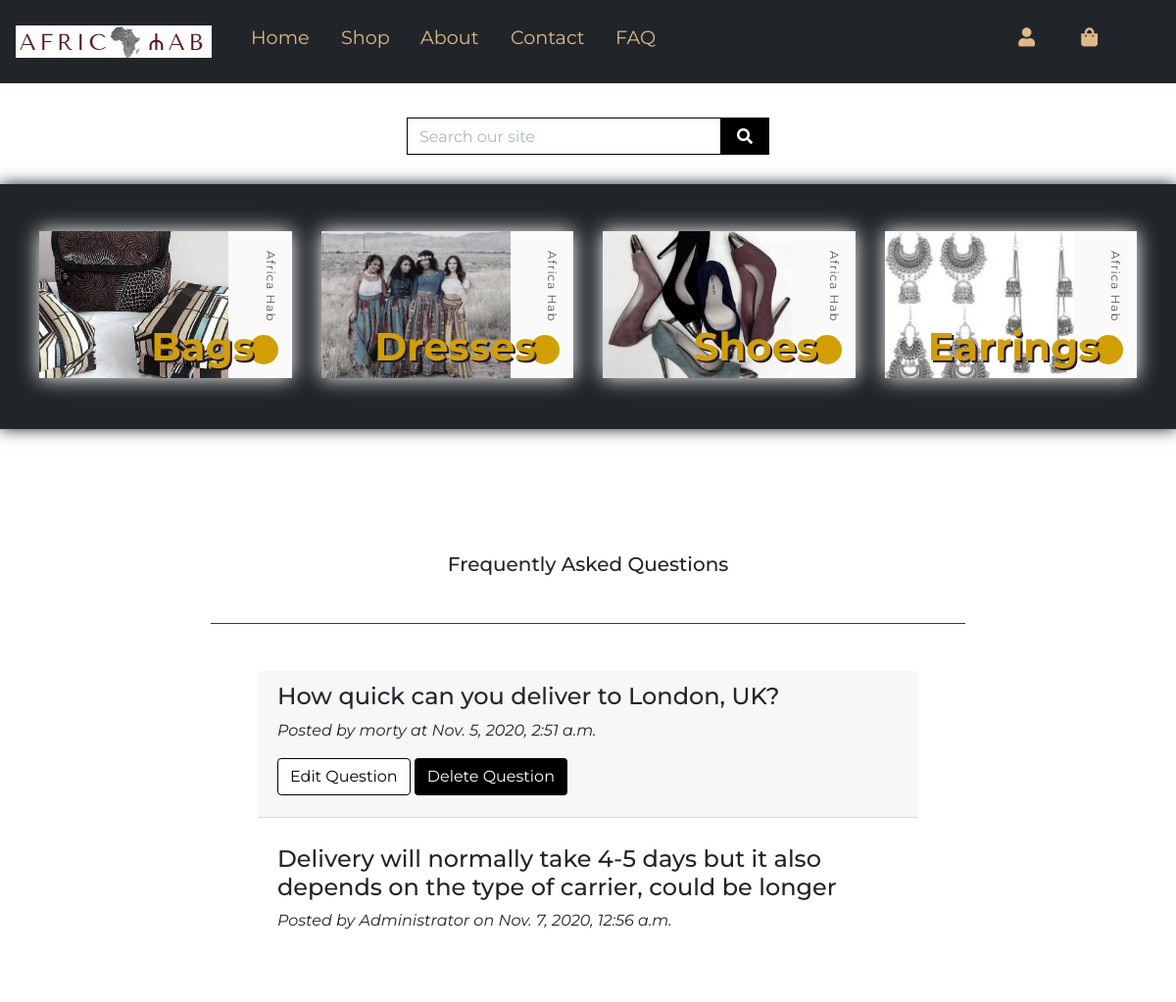
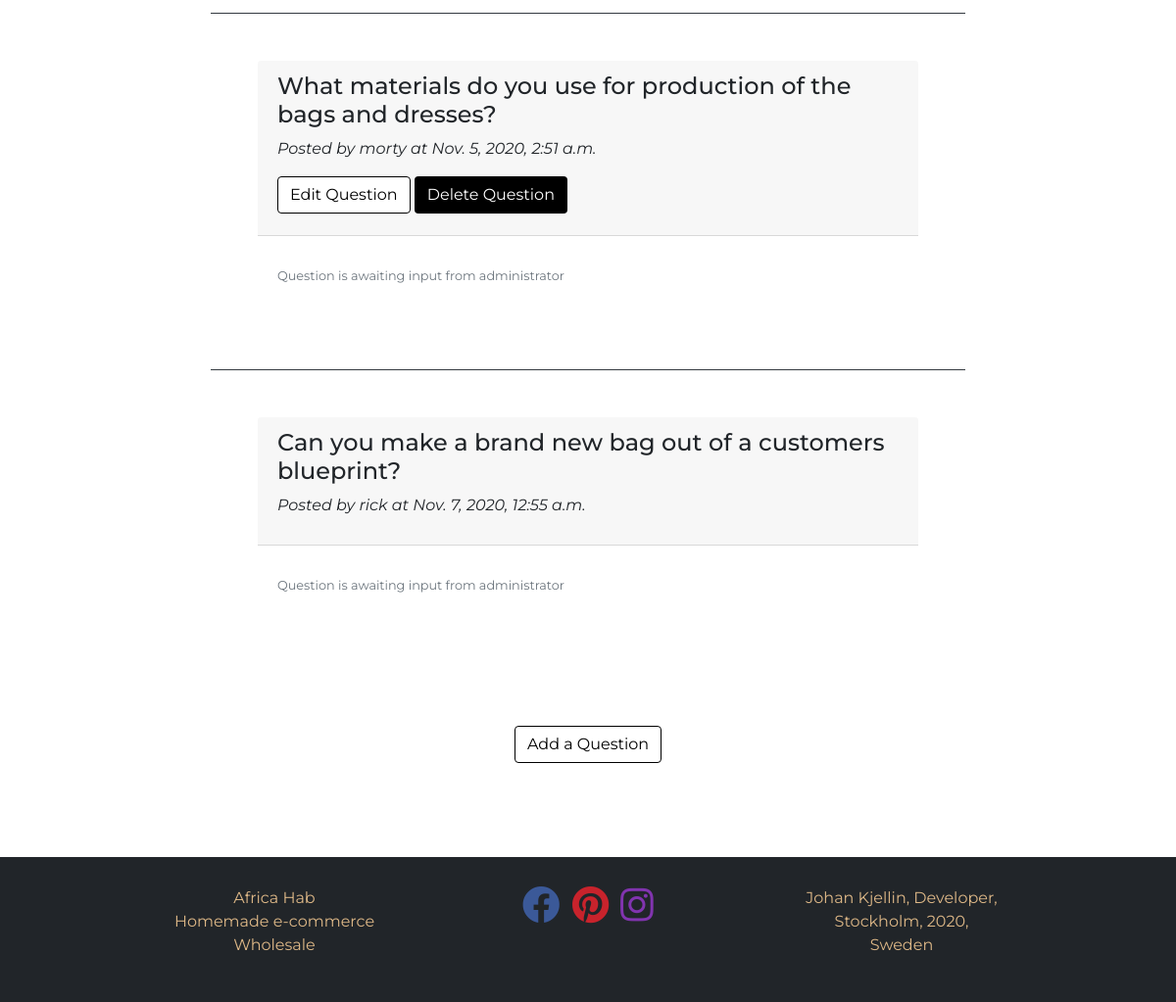
The page /faq/ (signed in) on the database its author committed (2 pictures, top to bottom).
### faq/models.py (models this page shows, shortened)
class Question(models.Model):
    created_by = models.ForeignKey(
        User, on_delete=models.SET_NULL, null=True, blank=True, related_name="faq_questions")
    related_answer = models.OneToOneField(
        Answer, null=True, blank=True, on_delete=models.SET_NULL)
    created_at = models.DateTimeField(auto_now_add=True, null=True, blank=True)
    text = models.TextField(
        max_length=1000, default="Question details")

class Answer(models.Model):
    created_at = models.DateTimeField(auto_now_add=True, null=True, blank=True)
    text = models.TextField(max_length=1000)
    related_question = models.ForeignKey('Question', null=True, blank=True, on_delete=models.CASCADE)

### faq/views.py (the view)
# urls.py: path('', views.faq, name='faq'),
def faq(request):
    questions = Question.objects.all()
    answers = Answer.objects.all()
    context = {
        'questions': questions,
        'answers': answers,
    }
    return render(request, 'faq/faq.html', context)

### bag/contexts.py (called while the page is built, shortened)
def bag_contents(request):
    bag_items = []
    total = 0
    product_count = 0
    bag = request.session.get('bag', {})
    if total < settings.FREE_DELIVERY_THRESHOLD:
        delivery = total * Decimal(settings.STANDARD_DELIVERY_PERCENTAGE / 100)
        free_delivery_delta = settings.FREE_DELIVERY_THRESHOLD - total
    else:
        delivery = 0
        free_delivery_delta = 0
    grand_total = delivery + total
    context = {
        'bag_items': bag_items,
        'total': total,
        'product_count': product_count,
        'delivery': delivery,
        'free_delivery_delta': free_delivery_delta,
        'free_delivery_threshold': settings.FREE_DELIVERY_THRESHOLD,
        'grand_total': grand_total,
    }
    return context

### faq/templates/faq/faq.html (shortened to what this page needs)
{% extends 'base.html' %}
{% load static %}
{% block content %}
<h5 class="text-center my-5">Frequently Asked Questions</h5>
<div class="container mb-5">
    <div class="row">
        {% for question in questions %}
        <div class="col-sm-10 offset-sm-1 col-12 my-20">
            <div class="card-faq p-5 border-top border-dark">
                <div class="card-header">
                    <h4>
                        {{ question.text }}
                    </h4>
                    <p class="font-italic text-left">
                        Posted by {% if question.created_by %}{{question.created_by}}
                        {% else %}Guest{% endif %} at {% if question.created_at %}
                        {{ question.created_at }}{% else %}an unknown time{% endif %}
                    </p>
                    {% if question.created_by == request.user %}
                    <div class="button-wrapper">
                        <a class="btn btn-outline-black" href="{% url 'edit_question' question.id %}">Edit Question</a>
                        <a class="btn btn-black" href="{% url 'delete_question' question.id %}">Delete Question</a>
                    </div>
                    {% endif %}
                </div>
                <div class="card-body">
                    {% if question.related_answer %}
                    <div class="my-2">
                        <h4 class="text-left">{{ question.related_answer.text }}</h4>
                        <p class="font-italic text-left">Posted by Administrator on {{ question.related_answer.created_at }}</p>
                    </div>
                    {% else %}
                    <div class="my-2">
                        <p class="text-muted text-italic">
                            <small>Question is awaiting input from administrator</small>
                        </p>
                    </div>
                    {% endif %}
                </div>
            </div>
        </div>
        {% endfor %}
    </div>
</div>
<div class="d-flex my-5 justify-content-center">
    <a class="btn btn-outline-black" href="{% url 'add_question' %}">Add a Question</a>
</div>
{% endblock %}

### static/css/style.css (style rules this page uses)
html, body, * { margin: 0; padding: 0; font-family: "Montserrat", sans-serif; }
a { color: #000; text-decoration: none; -webkit-transition: all 0.5s; -o-transition: all 0.5s; transition: all 0.5s; }
.button-wrapper { width: -webkit-fit-content; width: -moz-fit-content; width: fit-content; margin: 10px 0px; }
.btn-black { background: black; color: white; }
.btn-outline-black { background: white; color: black !important; border: 1px solid black; }
@media (min-width: 1200px) { .container { max-width: 80%; } }

### rows shown on the page
Question: text "How quick can you deliver to London, UK?", created_by "morty", created_at "Nov. 5, 2020, 2:51 a.m.", shows "Edit Question", related_answer.text "Delivery will normally take 4-5 days but it also depends on the type of carrier, could be longer", related_answer.created_at "Nov. 7, 2020, 12:56 a.m."
Question: text "What materials do you use for production of the bags and dresses?", created_by "morty", created_at "Nov. 5, 2020, 2:51 a.m.", shows "Edit Question", shows "Question is awaiting input from administrator"
Question: text "Can you make a brand new bag out of a customers blueprint?", created_by "rick", created_at "Nov. 7, 2020, 12:55 a.m.", shows "Question is awaiting input from administrator"
